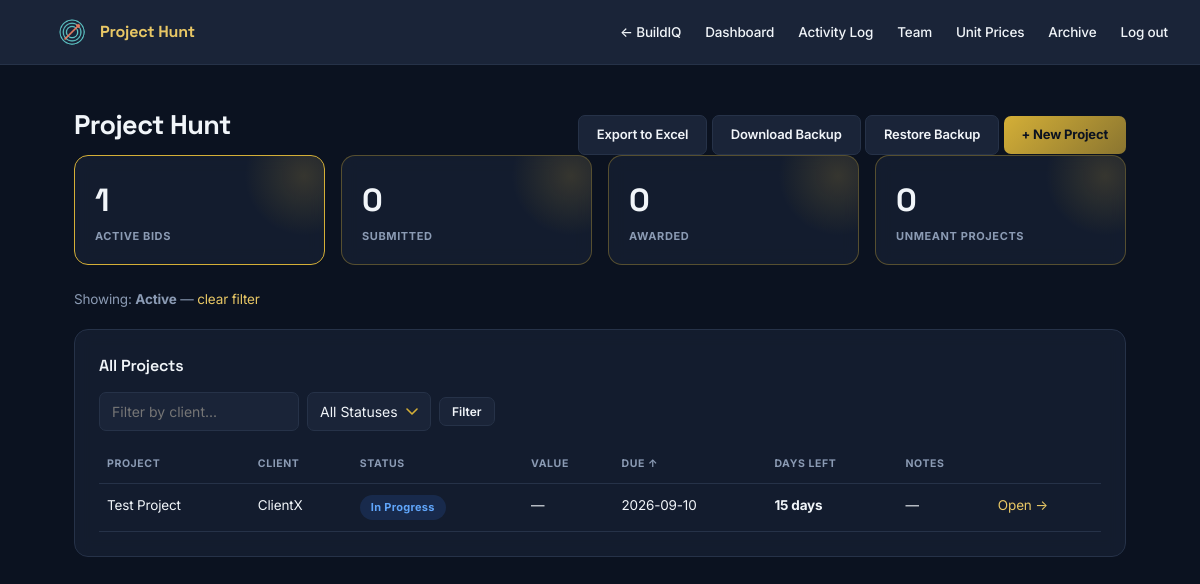
The app's page /tracker/ (signed in) with its own data.
### tables this page shows
CREATE TABLE tracker_projects (
            id INTEGER PRIMARY KEY AUTOINCREMENT, name TEXT NOT NULL, client TEXT,
            address TEXT, bid_due_date TEXT, estimated_value TEXT,
            status TEXT DEFAULT 'In Progress', assigned_to TEXT, notes TEXT,
            created_at TEXT, updated_at TEXT
        );

### app.py (the view, shortened to what this page needs)
@app.route("/tracker/")
@login_required
def tracker_dashboard():
    db = get_db()
    raw_filter = request.args.get("filter")
    filter_status = "active" if raw_filter is None else raw_filter
    all_projects = db.execute("SELECT * FROM tracker_projects ORDER BY bid_due_date ASC").fetchall()
    active_projects = [p for p in all_projects if p["status"] != "Archived"]
    def parse_val(v):
        if not v:
            return 0.0
        cleaned = v.replace("$", "").replace(",", "").strip()
        try:
            return float(cleaned)
        except ValueError:
            return 0.0
    kpis = {
        "active": len([p for p in active_projects if p["status"] == "In Progress"]),
        "submitted": len([p for p in active_projects if p["status"] == "Submitted"]),
        "awarded": len([p for p in active_projects if p["status"] == "Awarded"]),
        "unmeant": len([p for p in active_projects if p["status"] == "Unmeant"]),
    }
    total_blocking = 0
    upcoming = []
    call_today = []
    for p in active_projects:
        quotes = db.execute("SELECT * FROM tracker_quotes WHERE project_id = ?", (p["id"],)).fetchall()
        blocking = [q for q in quotes if q["is_submit_blocking"] and q["status"] != "Received"]
        total_blocking += len(blocking)
        dl = tr_daysleft_filter(p["bid_due_date"])
        if dl is not None and p["status"] in ("In Progress", "Pending") and dl <= 14:
            upcoming.append((p, dl))
        if p["status"] not in ("In Progress", "Pending"):
            continue
    upcoming.sort(key=lambda x: x[1])
    call_today.sort(key=lambda x: -x[2])
    if filter_status == "active":
        display_projects = [p for p in active_projects if p["status"] == "In Progress"]
    elif filter_status == "submitted":
        display_projects = [p for p in active_projects if p["status"] == "Submitted"]
    elif filter_status == "awarded":
        display_projects = [p for p in active_projects if p["status"] == "Awarded"]
    elif filter_status == "unmeant":
        display_projects = [p for p in active_projects if p["status"] == "Unmeant"]
    else:
        display_projects = active_projects
    client_filter = request.args.get("client", "").strip().lower()
    if client_filter:
        display_projects = [p for p in display_projects if p["client"] and client_filter in p["client"].lower()]
    status_filter = request.args.get("status", "")
    if status_filter:
        display_projects = [p for p in display_projects if p["status"] == status_filter]
    sort_by = request.args.get("sort", "due")
    sort_dir = request.args.get("dir", "asc")
    sort_key_map = {
        "name": lambda p: (p["name"] or "").lower(),
        "client": lambda p: (p["client"] or "").lower(),
        "status": lambda p: (p["status"] or ""),
        "value": lambda p: parse_val(p["estimated_value"]),
        "due": lambda p: p["bid_due_date"] or "9999-99-99",
    }
    if sort_by in sort_key_map:
        display_projects = sorted(display_projects, key=sort_key_map[sort_by], reverse=(sort_dir == "desc"))
    return render_template("tracker/dashboard.html", projects=display_projects, kpis=kpis,
                            total_blocking=total_blocking, upcoming=upcoming[:5],
                            call_today=call_today[:8], filter_status=filter_status,
                            client_filter=request.args.get("client", ""), status_filter=status_filter,
                            sort_by=sort_by, sort_dir=sort_dir, status_options=TR_STATUS_OPTIONS)

### app.py (called while the page is built)
def get_db():
    if "db" not in g:
        g.db = sqlite3.connect(DB_PATH)
        g.db.row_factory = sqlite3.Row
    return g.db

def is_admin():
    return current_user.is_authenticated and current_user.email in ADMIN_EMAILS

@app.context_processor
def inject_permissions():
    return {
        "has_project_hunt_access": current_user.is_authenticated and current_user.email in FULL_ACCESS_EMAILS,
        "is_procurement": current_user.is_authenticated and current_user.email in PROCUREMENT_EMAILS,
        "is_admin_user": is_admin(),
    }

@app.before_request
def restrict_project_hunt():
    if request.path.startswith("/tracker") and current_user.is_authenticated:
        if current_user.email not in FULL_ACCESS_EMAILS:
            flash("You don't have access to Project Hunt.", "error")
            return redirect(url_for("home"))

@login_manager.user_loader
def load_user(user_id):
    db = get_db()
    row = db.execute("SELECT * FROM users WHERE id = ?", (user_id,)).fetchone()
    return User(row) if row else None

@app.template_filter("statusclass")
def tr_statusclass_filter(status):
    return TR_STATUS_BADGE_CLASS.get(status, "status-pending")

@app.template_filter("daysleft")
def tr_daysleft_filter(due_date_str):
    if not due_date_str:
        return None
    try:
        due = datetime.strptime(due_date_str, "%Y-%m-%d").date()
        return (due - date.today()).days
    except ValueError:
        return None

### templates/tracker/dashboard.html (shortened to what this page needs)
{% extends "tracker/base.html" %}
{% block content %}
<div class="section-row" style="margin-top:0;">
    <h1>Project Hunt</h1>
    <div>
        <a href="{{ url_for('admin_export_excel') }}" class="btn">Export to Excel</a>
        <a href="{{ url_for('admin_backup') }}" class="btn">Download Backup</a>
        <a href="{{ url_for('admin_restore') }}" class="btn">Restore Backup</a>
        <a href="{{ url_for('tracker_new_project') }}" class="btn btn-gold">+ New Project</a>
    </div>
</div>
<div class="kpi-grid">
    <a href="{{ url_for('tracker_dashboard', filter='active') }}" class="kpi-card" style="text-decoration:none; {{ 'border-color: var(--gold);' if filter_status=='active' }}">
        <div class="kpi-value">{{ kpis.active }}</div>
        <div class="kpi-label">Active Bids</div>
    </a>
    <a href="{{ url_for('tracker_dashboard', filter='submitted') }}" class="kpi-card" style="text-decoration:none; {{ 'border-color: var(--gold);' if filter_status=='submitted' }}">
        <div class="kpi-value">{{ kpis.submitted }}</div>
        <div class="kpi-label">Submitted</div>
    </a>
    <a href="{{ url_for('tracker_dashboard', filter='awarded') }}" class="kpi-card" style="text-decoration:none; {{ 'border-color: var(--gold);' if filter_status=='awarded' }}">
        <div class="kpi-value">{{ kpis.awarded }}</div>
        <div class="kpi-label">Awarded</div>
    </a>
    <a href="{{ url_for('tracker_dashboard', filter='unmeant') }}" class="kpi-card" style="text-decoration:none; {{ 'border-color: var(--gold);' if filter_status=='unmeant' }}">
        <div class="kpi-value">{{ kpis.unmeant }}</div>
        <div class="kpi-label">Unmeant Projects</div>
    </a>
</div>
{% if filter_status and filter_status != 'all' %}<p class="sub">Showing: <b>{{ filter_status|capitalize }}</b> — <a href="{{ url_for('tracker_dashboard', filter='all') }}">clear filter</a></p>{% endif %}
<div class="card">
    <div class="section-row" style="margin-top:0;">
        <h2 style="margin-bottom:0;">All Projects</h2>
    </div>
    <form method="GET" class="inline-form" style="margin-top:14px; margin-bottom:14px; flex-wrap:wrap;">
        <input type="text" name="client" placeholder="Filter by client..." value="{{ client_filter }}" style="width:200px;">
        <select name="status" style="width:auto;">
            <option value="">All Statuses</option>
        </select>
        <button type="submit" class="btn-sm">Filter</button>
    </form>
    {% if projects|length == 0 %}
        <p class="sub">No projects match this filter.</p>
    {% else %}
    <table>
        <tr>
            <th><a href="{{ url_for('tracker_dashboard', sort='name', dir='desc' if sort_by=='name' and sort_dir=='asc' else 'asc', client=client_filter, status=status_filter) }}" style="color:inherit;">Project {% if sort_by=='name' %}{{ '↑' if sort_dir=='asc' else '↓' }}{% endif %}</a></th>
            <th><a href="{{ url_for('tracker_dashboard', sort='client', dir='desc' if sort_by=='client' and sort_dir=='asc' else 'asc', client=client_filter, status=status_filter) }}" style="color:inherit;">Client {% if sort_by=='client' %}{{ '↑' if sort_dir=='asc' else '↓' }}{% endif %}</a></th>
            <th><a href="{{ url_for('tracker_dashboard', sort='status', dir='desc' if sort_by=='status' and sort_dir=='asc' else 'asc', client=client_filter, status=status_filter) }}" style="color:inherit;">Status {% if sort_by=='status' %}{{ '↑' if sort_dir=='asc' else '↓' }}{% endif %}</a></th>
            <th><a href="{{ url_for('tracker_dashboard', sort='value', dir='desc' if sort_by=='value' and sort_dir=='asc' else 'asc', client=client_filter, status=status_filter) }}" style="color:inherit;">Value {% if sort_by=='value' %}{{ '↑' if sort_dir=='asc' else '↓' }}{% endif %}</a></th>
            <th><a href="{{ url_for('tracker_dashboard', sort='due', dir='desc' if sort_by=='due' and sort_dir=='asc' else 'asc', client=client_filter, status=status_filter) }}" style="color:inherit;">Due {% if sort_by=='due' %}{{ '↑' if sort_dir=='asc' else '↓' }}{% endif %}</a></th>
            <th>Days Left</th>
            <th>Notes</th>
            <th></th>
        </tr>
        {% for p in projects %}
        <tr>
            <td>{{ p['name'] }}</td>
            <td>{{ p['client'] or '—' }}</td>
            <td><span class="badge {{ p['status']|statusclass }}">{{ p['status'] }}</span></td>
            <td>{{ p['estimated_value'] or '—' }}</td>
            <td>{{ p['bid_due_date'] or '—' }}</td>
            {% set dl = p['bid_due_date']|daysleft %}
            <td>{% if dl is not none %}<span style="color: {{ '#F87171' if dl <= 3 else '#FDE047' if dl <= 14 else 'inherit' }}; font-weight:700;">{{ dl }} day{{ 's' if dl != 1 else '' }}</span>{% else %}—{% endif %}</td>
            <td style="max-width:220px; white-space:normal;">{{ p['notes'] or '—' }}</td>
            <td><a href="{{ url_for('tracker_view_project', project_id=p['id']) }}">Open →</a></td>
        </tr>
        {% endfor %}
    </table>
    {% endif %}
</div>
{% endblock %}

### templates/tracker/base.html (style rules this page uses)
* { margin: 0; padding: 0; box-sizing: border-box; }
:root { --navy: #0B1220; --navy-light: #1A2438; --navy-card: #151E30; --gold: #D4AF37; --gold-light: #E8C765; --gold-dim: #8A7530; --text-light: #F1F5F9; --text-dim: #8B9BB4; --border: #263248; --green: #22C55E; --red: #EF4444; --yellow: #EAB308; --blue: #3B82F6; }
body { font-family: 'Inter', -apple-system, BlinkMacSystemFont, 'Segoe UI', Arial, sans-serif; background-color: var(--navy); color: var(--text-light); line-height: 1.5; font-weight: 400; letter-spacing: -0.01em; }
a { color: var(--gold-light); text-decoration: none; }
.card { background: rgba(21,30,48,0.88); backdrop-filter: blur(8px); -webkit-backdrop-filter: blur(8px); border: 1px solid var(--border); border-radius: 14px; padding: 24px; margin-bottom: 20px; }
h1 { font-family: 'Space Grotesk', 'Inter', sans-serif; font-size: 27px; margin-bottom: 6px; color: var(--text-light); font-weight: 700; letter-spacing: -0.02em; }
h2 { font-family: 'Space Grotesk', 'Inter', sans-serif; font-size: 16px; color: var(--text-light); margin-bottom: 12px; font-weight: 600; letter-spacing: -0.01em; }
p.sub { color: var(--text-dim); margin-bottom: 20px; font-size: 13.5px; }
input, textarea, select { width: 100%; padding: 10px 12px; background: var(--navy-light); border: 1px solid var(--border); border-radius: 7px; font-size: 14px; font-family: inherit; color: var(--text-light); }
select { appearance: none; -webkit-appearance: none; background-repeat: no-repeat; background-position: right 12px center; padding-right: 32px; }
button, .btn { background: var(--navy-light); border: 1px solid var(--border); color: var(--text-light); padding: 9px 18px; border-radius: 7px; font-size: 13px; font-weight: 600; cursor: pointer; display: inline-block; margin-top: 14px; transition: all 0.15s; font-family: inherit; }
.btn-gold { background: linear-gradient(135deg, var(--gold), var(--gold-dim)); color: var(--navy); border: none; font-weight: 700; }
.btn-sm { padding: 6px 12px; font-size: 12px; margin-top: 0; }
table { width: 100%; border-collapse: collapse; }
th, td { text-align: left; padding: 11px 8px; border-bottom: 1px solid var(--border); font-size: 13.5px; vertical-align: top; color: var(--text-light); }
tbody tr { transition: background 0.15s; }
th { color: var(--text-dim); font-size: 10.5px; text-transform: uppercase; letter-spacing: 0.6px; font-weight: 700; }
.badge { padding: 4px 11px; border-radius: 20px; font-size: 11px; font-weight: 700; display: inline-block; letter-spacing: 0.3px; }
.status-inprogress { background: rgba(59,130,246,0.15); color: #60A5FA; }
.section-row { display: flex; justify-content: space-between; align-items: center; margin-top: 20px; }
.inline-form { display: flex; gap: 8px; align-items: center; }
.kpi-grid { display: grid; grid-template-columns: repeat(4, 1fr); gap: 16px; margin-bottom: 24px; }
.kpi-card { background: rgba(21,30,48,0.88); backdrop-filter: blur(8px); -webkit-backdrop-filter: blur(8px); border: 1px solid rgba(212,175,55,0.35); border-radius: 14px; padding: 20px; position: relative; overflow: hidden; transition: transform 0.2s, box-shadow 0.2s; }
.kpi-card::before { content: ''; position: absolute; top: -40px; right: -40px; width: 120px; height: 120px; background: radial-gradient(circle, rgba(212,175,55,0.18) 0%, transparent 70%); pointer-events: none; }
.kpi-value { font-family: 'Space Grotesk', 'Inter', sans-serif; font-size: 32px; font-weight: 700; color: var(--text-light); letter-spacing: -0.03em; position: relative; }
.kpi-label { font-size: 11px; color: var(--text-dim); text-transform: uppercase; letter-spacing: 0.6px; margin-top: 4px; font-weight: 700; position: relative; }

### records on screen
tracker_projects: name "Test Project", client "ClientX", status "In Progress", p "—", bid_due_date "2026-09-10", dl "15", value "s"

### other values on screen
{{ kpis.active }} "1"
{{ kpis.submitted }} "0"
{{ kpis.awarded }} "0"
{{ kpis.unmeant }} "0"
{{ filter_status|capitalize }} "Active"
{{ '↑' if sort_dir=='asc' else '↓' }} "↑"
